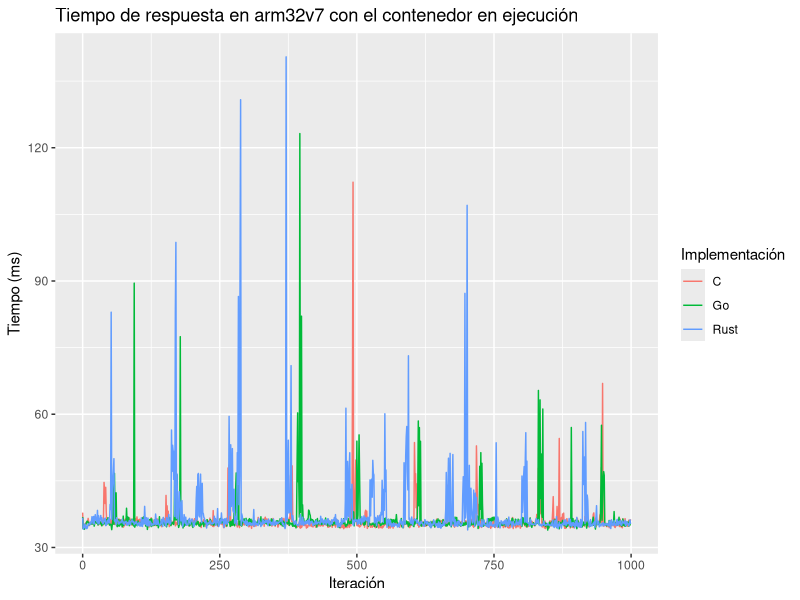
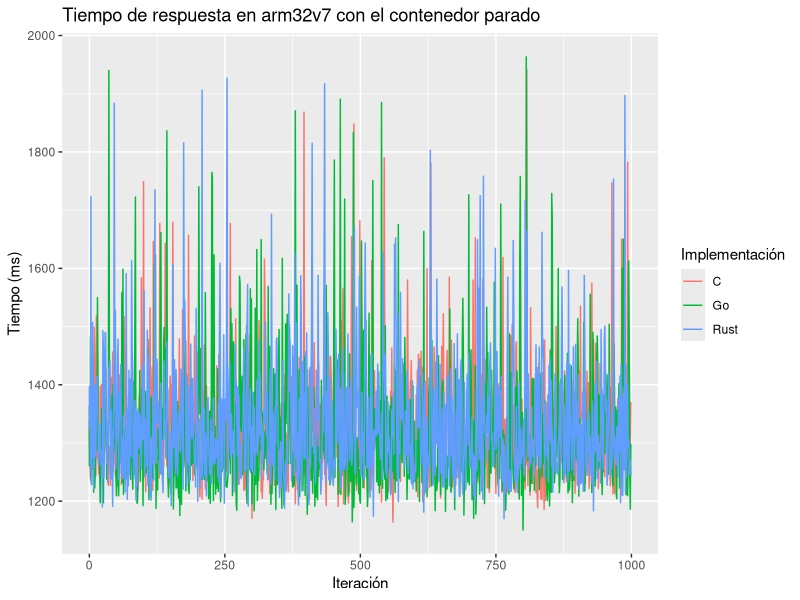
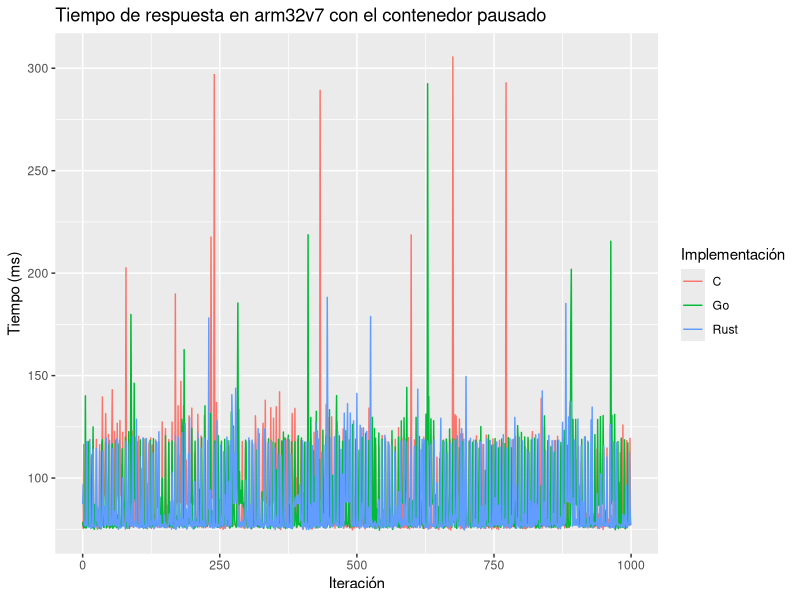
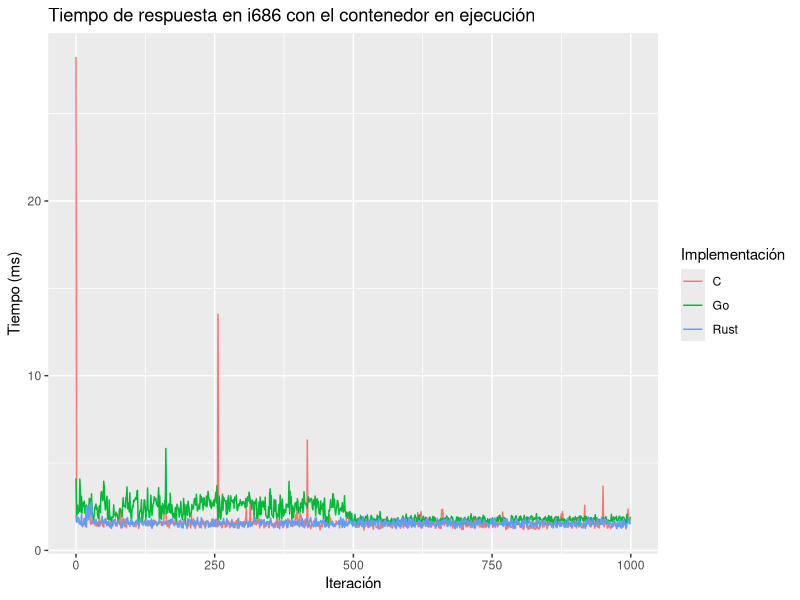
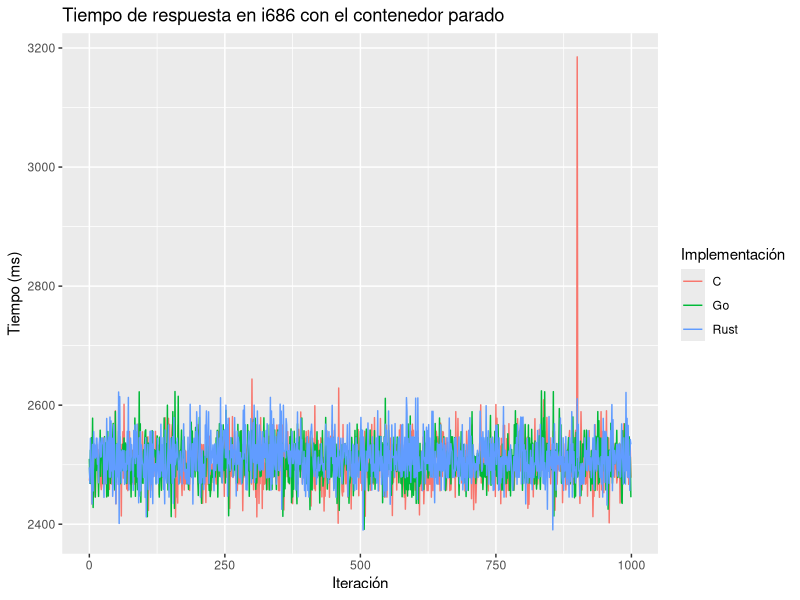
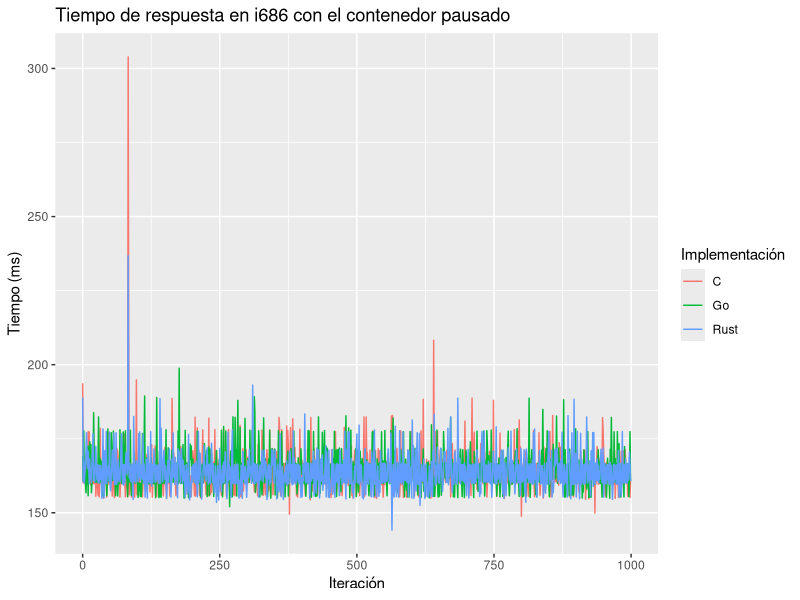
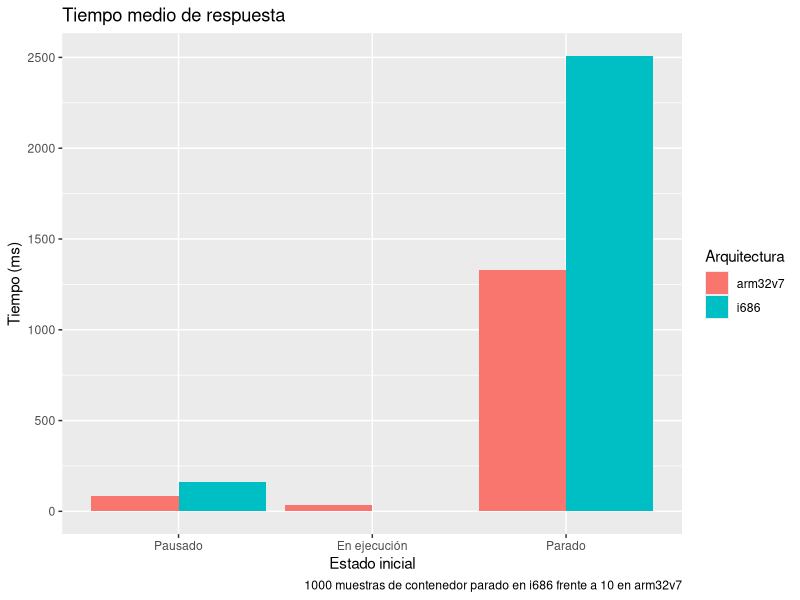
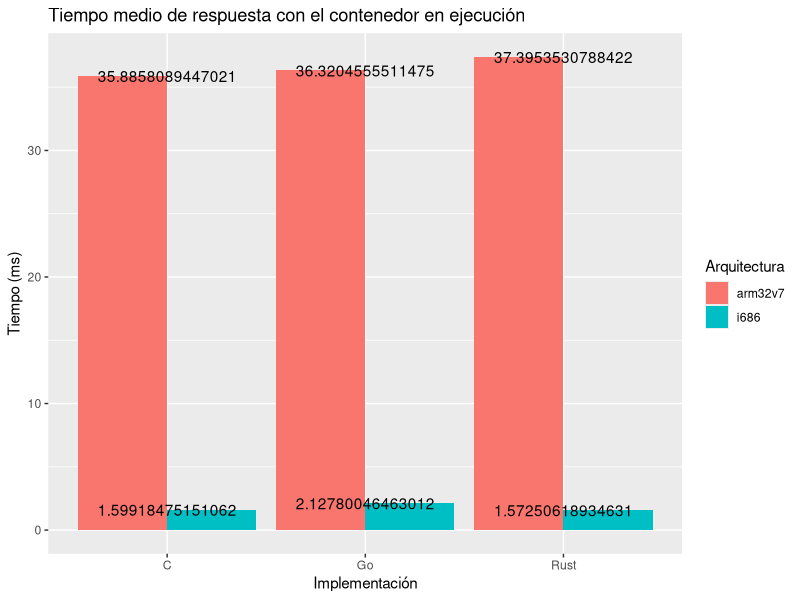

Reproduce these figures in R, in order.
library(tidyverse)

# Load datasets
arm <-
  read_csv("../results/response-time-arm-20201209-1000.csv") %>%
  bind_rows(read_csv("../results/response-time-arm-paused-20205209-10.csv")) %>%
  mutate(arch = "arm32v7") %>%
  mutate(resp_time = resp_time * 1000) %>%
  select(-id)

i386 <-
  read_csv("../results/response-time-i386-20203611-1000.csv") %>%
  mutate(arch = "i686") %>%
  mutate(resp_time = resp_time * 1000) %>%
  select(-id)

data <- bind_rows(arm, i386) # append datasets

# Print general info
data %>%
  group_by(arch, mst, cont) %>%
  summarise(
    mean = mean(resp_time),
    std_deviation = sd(resp_time),
    min = min(resp_time),
    max = max(resp_time)
  ) %>%
  print()

##### Lineplots #####

# ARM running times lineplot
data %>%
  filter(arch == "arm32v7") %>%
  filter(mst == "master_running") %>%
  ggplot(aes(x = iter, y = resp_time, colour = cont)) +
  geom_line() +
  labs(
    title = "Tiempo de respuesta en arm32v7 con el contenedor en ejecución",
    x = "Iteración",
    y = "Tiempo (ms)",
    colour = "Implementación"
  ) +
  scale_colour_hue(labels = c("C", "Go", "Rust"))

# ARM stopped times lineplot
data %>%
  filter(arch == "arm32v7") %>%
  filter(mst == "master_stopped") %>%
  ggplot(aes(x = iter, y = resp_time, colour = cont)) +
  geom_line() +
  labs(
    title = "Tiempo de respuesta en arm32v7 con el contenedor parado",
    x = "Iteración",
    y = "Tiempo (ms)",
    colour = "Implementación"
  ) +
  scale_colour_hue(labels = c("C", "Go", "Rust"))

# ARM paused times lineplot
data %>%
  filter(arch == "arm32v7") %>%
  filter(mst == "master_paused") %>%
  ggplot(aes(x = iter, y = resp_time, colour = cont)) +
  geom_line() +
  labs(
    title = "Tiempo de respuesta en arm32v7 con el contenedor pausado",
    x = "Iteración",
    y = "Tiempo (ms)",
    colour = "Implementación"
  ) +
  scale_colour_hue(labels = c("C", "Go", "Rust"))

# i386 running times lineplot
data %>%
  filter(arch == "i686") %>%
  filter(mst == "master_running") %>%
  ggplot(aes(x = iter, y = resp_time, colour = cont)) +
  geom_line() +
  labs(
    title = "Tiempo de respuesta en i686 con el contenedor en ejecución",
    x = "Iteración",
    y = "Tiempo (ms)",
    colour = "Implementación"
  ) +
  scale_colour_hue(labels = c("C", "Go", "Rust"))

# i386 stopped times lineplot
data %>%
  filter(arch == "i686") %>%
  filter(mst == "master_stopped") %>%
  ggplot(aes(x = iter, y = resp_time, colour = cont)) +
  geom_line() +
  labs(
    title = "Tiempo de respuesta en i686 con el contenedor parado",
    x = "Iteración",
    y = "Tiempo (ms)",
    colour = "Implementación"
  ) +
  scale_colour_hue(labels = c("C", "Go", "Rust"))

# i386 paused times lineplot
data %>%
  filter(arch == "i686") %>%
  filter(mst == "master_paused") %>%
  ggplot(aes(x = iter, y = resp_time, colour = cont)) +
  geom_line() +
  labs(
    title = "Tiempo de respuesta en i686 con el contenedor pausado",
    x = "Iteración",
    y = "Tiempo (ms)",
    colour = "Implementación"
  ) +
  scale_colour_hue(labels = c("C", "Go", "Rust"))

##### Barplots #####

# Mean times comparison barplot
data %>%
  group_by(arch, mst) %>%
  summarise(mean_time = mean(resp_time)) %>%
  ggplot(aes(x = mst, y = mean_time, fill = arch)) +
  geom_bar(stat = "identity", position = "dodge") +
  labs(
    title = "Tiempo medio de respuesta",
    x = "Estado inicial",
    y = "Tiempo (ms)",
    fill = "Arquitectura",
    caption = "1000 muestras de contenedor parado en i686 frente a 10 en arm32v7"
  ) +
  scale_x_discrete(labels = c("Pausado", "En ejecución", "Parado"))

# Running mean times comparison barplot
data %>%
  filter(mst == "master_running") %>%
  group_by(arch, cont) %>%
  summarise(mean_time = mean(resp_time)) %>%
  ggplot(aes(x = cont, y = mean_time, fill = arch)) +
  geom_bar(stat = "identity", position = "dodge") +
  geom_text(aes(label = mean_time)) +
  labs(
    title = "Tiempo medio de respuesta con el contenedor en ejecución",
    x = "Implementación",
    y = "Tiempo (ms)",
    fill = "Arquitectura"
  ) +
  scale_x_discrete(labels = c("C", "Go", "Rust"))

# Stopped mean times comparison barplot
data %>%
  filter(mst == "master_stopped") %>%
  group_by(arch, cont) %>%
  summarise(mean_time = mean(resp_time)) %>%
  ggplot(aes(x = cont, y = mean_time, fill = arch)) +
  geom_bar(stat = "identity", position = "dodge") +
  geom_text(aes(label = mean_time)) +
  labs(
    title = "Tiempo medio de respuesta con el contenedor parado",
    x = "Implementación",
    y = "Tiempo (ms)",
    fill = "Arquitectura",
    caption = "1000 muestras en i686 frente a 10 en arm32v7"
  ) +
  scale_x_discrete(labels = c("C", "Go", "Rust"))


# Paused mean times comparison barplot
data %>%
  filter(mst == "master_paused") %>%
  group_by(arch, cont) %>%
  summarise(mean_time = mean(resp_time)) %>%
  ggplot(aes(x = cont, y = mean_time, fill = arch)) +
  geom_bar(stat = "identity", position = "dodge") +
  geom_text(aes(label = mean_time)) +
  labs(
    title = "Tiempo medio de respuesta con el contenedor pausado",
    x = "Implementación",
    y = "Tiempo (ms)",
    fill = "Arquitectura"
  ) +
  scale_x_discrete(labels = c("C", "Go", "Rust"))
